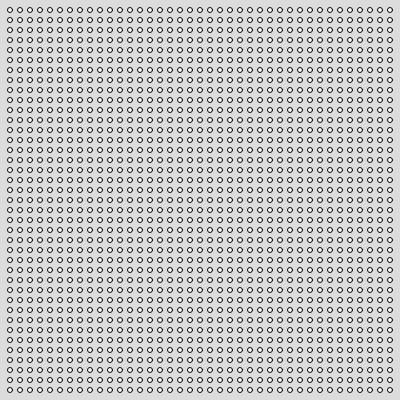
Frame 1 (no input)
Frame 60 (no input): identical to frame 1, image omitted
Frame 120 (the mouse pressed at the canvas centre since frame 60): identical to frame 1, image omitted

The p5.js sketch that drew this single still picture (run headless with seeded random() and noise() and a simulated clock; from frame 60 on, the mouse is pressed at the canvas centre):

// p5.js sketch
// ── sketch.js
function setup() {
  createCanvas(400, 400);
}

function draw() {
  background(220);
  for(i=10; i < width; i+=10) { //draws x coordinate of dots in increments of 10
    for(j=10; j < height; j+= 10) { //draws y coordinate of dots in increments of 10
   ellipse(i,j,5,5);
  }
  }
}
